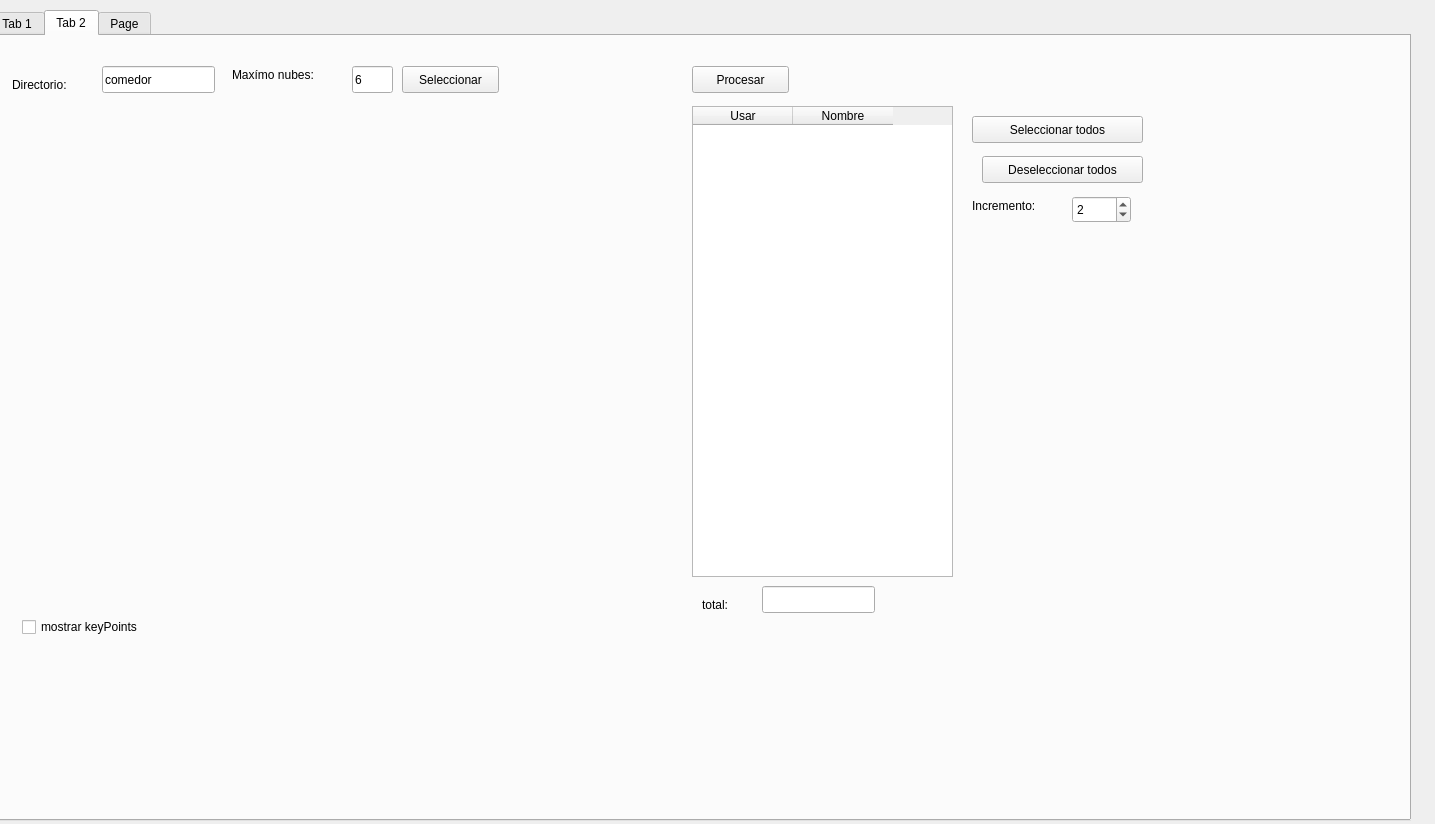
<?xml version="1.0" encoding="UTF-8"?>
<ui version="4.0">
 <class>Guetta</class>
 <widget class="QDialog" name="Guetta">
  <property name="geometry">
   <rect>
    <x>0</x>
    <y>0</y>
    <width>1435</width>
    <height>824</height>
   </rect>
  </property>
  <property name="windowTitle">
   <string>Guetta</string>
  </property>
  <widget class="QTabWidget" name="tabWidget">
   <property name="geometry">
    <rect>
     <x>-10</x>
     <y>10</y>
     <width>1421</width>
     <height>811</height>
    </rect>
   </property>
   <property name="currentIndex">
    <number>1</number>
   </property>
   <widget class="QWidget" name="tab">
    <attribute name="title">
     <string>Tab 1</string>
    </attribute>
    <widget class="QTabWidget" name="tabWidget_2">
     <property name="geometry">
      <rect>
       <x>1150</x>
       <y>130</y>
       <width>261</width>
       <height>301</height>
      </rect>
     </property>
     <property name="currentIndex">
      <number>0</number>
     </property>
     <widget class="QWidget" name="tab_3">
      <attribute name="title">
       <string>Tab 1</string>
      </attribute>
      <widget class="QLabel" name="label_7">
       <property name="geometry">
        <rect>
         <x>40</x>
         <y>20</y>
         <width>211</width>
         <height>17</height>
        </rect>
       </property>
       <property name="text">
        <string>Máximo nº keypoints</string>
       </property>
      </widget>
      <widget class="QLineEdit" name="lineEdit_maxKeyPoints">
       <property name="geometry">
        <rect>
         <x>90</x>
         <y>50</y>
         <width>81</width>
         <height>27</height>
        </rect>
       </property>
      </widget>
      <widget class="QLineEdit" name="lineEdit__maxKeyPointsAlineamiento">
       <property name="geometry">
        <rect>
         <x>90</x>
         <y>120</y>
         <width>81</width>
         <height>27</height>
        </rect>
       </property>
      </widget>
      <widget class="QLabel" name="label_8">
       <property name="geometry">
        <rect>
         <x>10</x>
         <y>90</y>
         <width>281</width>
         <height>20</height>
        </rect>
       </property>
       <property name="text">
        <string>Máximo nº keypoints alienamiento</string>
       </property>
      </widget>
      <widget class="QLineEdit" name="lineEdit_maxDistancia">
       <property name="geometry">
        <rect>
         <x>90</x>
         <y>200</y>
         <width>81</width>
         <height>27</height>
        </rect>
       </property>
      </widget>
      <widget class="QLabel" name="label_9">
       <property name="geometry">
        <rect>
         <x>20</x>
         <y>170</y>
         <width>211</width>
         <height>17</height>
        </rect>
       </property>
       <property name="text">
        <string>Máx distancia emparejamiento</string>
       </property>
      </widget>
      <widget class="QPushButton" name="pushButton_cambiar">
       <property name="geometry">
        <rect>
         <x>80</x>
         <y>240</y>
         <width>97</width>
         <height>27</height>
        </rect>
       </property>
       <property name="text">
        <string>Cambiar</string>
       </property>
      </widget>
     </widget>
     <widget class="QWidget" name="tab_4">
      <attribute name="title">
       <string>Tab 2</string>
      </attribute>
     </widget>
    </widget>
    <widget class="QLabel" name="label">
     <property name="geometry">
      <rect>
       <x>1150</x>
       <y>20</y>
       <width>67</width>
       <height>17</height>
      </rect>
     </property>
     <property name="text">
      <string>Cloud1: </string>
     </property>
    </widget>
    <widget class="QRadioButton" name="radioButton_narf">
     <property name="geometry">
      <rect>
       <x>1150</x>
       <y>90</y>
       <width>116</width>
       <height>22</height>
      </rect>
     </property>
     <property name="text">
      <string>NARF</string>
     </property>
     <property name="checked">
      <bool>false</bool>
     </property>
    </widget>
    <widget class="QWidget" name="gridLayoutWidget">
     <property name="geometry">
      <rect>
       <x>0</x>
       <y>0</y>
       <width>1141</width>
       <height>791</height>
      </rect>
     </property>
     <layout class="QGridLayout" name="gridLayout">
      <property name="sizeConstraint">
       <enum>QLayout::SetMaximumSize</enum>
      </property>
     </layout>
    </widget>
    <widget class="QCheckBox" name="checkBox_acumular">
     <property name="geometry">
      <rect>
       <x>1190</x>
       <y>760</y>
       <width>97</width>
       <height>22</height>
      </rect>
     </property>
     <property name="text">
      <string>Acumular</string>
     </property>
    </widget>
    <widget class="QGroupBox" name="groupBox">
     <property name="geometry">
      <rect>
       <x>1150</x>
       <y>450</y>
       <width>231</width>
       <height>281</height>
      </rect>
     </property>
     <property name="title">
      <string>Selección</string>
     </property>
     <widget class="QLabel" name="label_6">
      <property name="geometry">
       <rect>
        <x>10</x>
        <y>220</y>
        <width>141</width>
        <height>17</height>
       </rect>
      </property>
      <property name="text">
       <string>Distancia descriptor:</string>
      </property>
     </widget>
     <widget class="QLabel" name="label_5">
      <property name="geometry">
       <rect>
        <x>10</x>
        <y>160</y>
        <width>101</width>
        <height>17</height>
       </rect>
      </property>
      <property name="text">
       <string>Distancia xyz:</string>
      </property>
     </widget>
     <widget class="QLineEdit" name="lineEdit_distanceDescriptor">
      <property name="geometry">
       <rect>
        <x>10</x>
        <y>240</y>
        <width>201</width>
        <height>27</height>
       </rect>
      </property>
     </widget>
     <widget class="QLineEdit" name="lineEdit_keyPoint1">
      <property name="geometry">
       <rect>
        <x>10</x>
        <y>60</y>
        <width>201</width>
        <height>27</height>
       </rect>
      </property>
     </widget>
     <widget class="QLabel" name="label_4">
      <property name="geometry">
       <rect>
        <x>10</x>
        <y>100</y>
        <width>67</width>
        <height>17</height>
       </rect>
      </property>
      <property name="text">
       <string>KeyPoint2</string>
      </property>
     </widget>
     <widget class="QLabel" name="label_3">
      <property name="geometry">
       <rect>
        <x>10</x>
        <y>40</y>
        <width>67</width>
        <height>17</height>
       </rect>
      </property>
      <property name="text">
       <string>KeyPoint1</string>
      </property>
     </widget>
     <widget class="QLineEdit" name="lineEdit_distanceXYZ">
      <property name="geometry">
       <rect>
        <x>10</x>
        <y>180</y>
        <width>201</width>
        <height>27</height>
       </rect>
      </property>
     </widget>
     <widget class="QLineEdit" name="lineEdit_keyPoint2">
      <property name="geometry">
       <rect>
        <x>10</x>
        <y>120</y>
        <width>201</width>
        <height>27</height>
       </rect>
      </property>
     </widget>
    </widget>
    <widget class="QRadioButton" name="radioButton_surf">
     <property name="geometry">
      <rect>
       <x>1280</x>
       <y>90</y>
       <width>71</width>
       <height>22</height>
      </rect>
     </property>
     <property name="text">
      <string>SURF</string>
     </property>
    </widget>
    <widget class="QRadioButton" name="radioButton_sift">
     <property name="geometry">
      <rect>
       <x>1220</x>
       <y>90</y>
       <width>61</width>
       <height>22</height>
      </rect>
     </property>
     <property name="text">
      <string>SIFT</string>
     </property>
     <property name="checked">
      <bool>true</bool>
     </property>
    </widget>
    <widget class="QComboBox" name="comboBox2">
     <property name="geometry">
      <rect>
       <x>1220</x>
       <y>40</y>
       <width>171</width>
       <height>27</height>
      </rect>
     </property>
    </widget>
    <widget class="QLabel" name="label_2">
     <property name="geometry">
      <rect>
       <x>1150</x>
       <y>50</y>
       <width>67</width>
       <height>17</height>
      </rect>
     </property>
     <property name="text">
      <string>Cloud2:</string>
     </property>
    </widget>
    <widget class="QComboBox" name="comboBox1">
     <property name="geometry">
      <rect>
       <x>1220</x>
       <y>10</y>
       <width>171</width>
       <height>27</height>
      </rect>
     </property>
    </widget>
   </widget>
   <widget class="QWidget" name="tab_2">
    <attribute name="title">
     <string>Tab 2</string>
    </attribute>
    <widget class="QLabel" name="label_10">
     <property name="geometry">
      <rect>
       <x>20</x>
       <y>40</y>
       <width>91</width>
       <height>17</height>
      </rect>
     </property>
     <property name="text">
      <string>Directorio:</string>
     </property>
    </widget>
    <widget class="QLineEdit" name="lineEdit_directorio">
     <property name="geometry">
      <rect>
       <x>110</x>
       <y>30</y>
       <width>113</width>
       <height>27</height>
      </rect>
     </property>
     <property name="text">
      <string>comedor</string>
     </property>
    </widget>
    <widget class="QPushButton" name="pushButton_seleccionarDirectorio">
     <property name="geometry">
      <rect>
       <x>410</x>
       <y>30</y>
       <width>97</width>
       <height>27</height>
      </rect>
     </property>
     <property name="text">
      <string>Seleccionar</string>
     </property>
    </widget>
    <widget class="QPushButton" name="pushButton_procesar">
     <property name="geometry">
      <rect>
       <x>700</x>
       <y>30</y>
       <width>97</width>
       <height>27</height>
      </rect>
     </property>
     <property name="text">
      <string>Procesar</string>
     </property>
    </widget>
    <widget class="QWidget" name="gridLayoutWidget_2">
     <property name="geometry">
      <rect>
       <x>10</x>
       <y>70</y>
       <width>661</width>
       <height>491</height>
      </rect>
     </property>
     <layout class="QGridLayout" name="gridLayout_2">
      <property name="sizeConstraint">
       <enum>QLayout::SetMaximumSize</enum>
      </property>
     </layout>
    </widget>
    <widget class="QLabel" name="label_11">
     <property name="geometry">
      <rect>
       <x>240</x>
       <y>30</y>
       <width>111</width>
       <height>17</height>
      </rect>
     </property>
     <property name="text">
      <string>Maxímo nubes:</string>
     </property>
    </widget>
    <widget class="QLabel" name="label_12">
     <property name="geometry">
      <rect>
       <x>980</x>
       <y>160</y>
       <width>81</width>
       <height>20</height>
      </rect>
     </property>
     <property name="text">
      <string>Incremento:</string>
     </property>
    </widget>
    <widget class="QLineEdit" name="lineEdit_maxNubes">
     <property name="geometry">
      <rect>
       <x>360</x>
       <y>30</y>
       <width>41</width>
       <height>27</height>
      </rect>
     </property>
     <property name="text">
      <string>6</string>
     </property>
    </widget>
    <widget class="QLabel" name="label_13">
     <property name="geometry">
      <rect>
       <x>710</x>
       <y>560</y>
       <width>67</width>
       <height>17</height>
      </rect>
     </property>
     <property name="text">
      <string>total:</string>
     </property>
    </widget>
    <widget class="QLineEdit" name="lineEdit_total">
     <property name="geometry">
      <rect>
       <x>770</x>
       <y>550</y>
       <width>113</width>
       <height>27</height>
      </rect>
     </property>
    </widget>
    <widget class="QTableWidget" name="tableWidget_clouds">
     <property name="geometry">
      <rect>
       <x>700</x>
       <y>70</y>
       <width>261</width>
       <height>471</height>
      </rect>
     </property>
     <column>
      <property name="text">
       <string>Usar</string>
      </property>
     </column>
     <column>
      <property name="text">
       <string>Nombre</string>
      </property>
     </column>
    </widget>
    <widget class="QPushButton" name="pushButton_allselect">
     <property name="geometry">
      <rect>
       <x>980</x>
       <y>80</y>
       <width>171</width>
       <height>27</height>
      </rect>
     </property>
     <property name="text">
      <string>Seleccionar todos</string>
     </property>
    </widget>
    <widget class="QPushButton" name="pushButton_allunselect">
     <property name="geometry">
      <rect>
       <x>990</x>
       <y>120</y>
       <width>161</width>
       <height>27</height>
      </rect>
     </property>
     <property name="text">
      <string>Deseleccionar todos</string>
     </property>
    </widget>
    <widget class="QSpinBox" name="spinBox_incremento">
     <property name="geometry">
      <rect>
       <x>1080</x>
       <y>160</y>
       <width>59</width>
       <height>27</height>
      </rect>
     </property>
     <property name="value">
      <number>2</number>
     </property>
    </widget>
    <widget class="QCheckBox" name="checkBox">
     <property name="geometry">
      <rect>
       <x>30</x>
       <y>580</y>
       <width>161</width>
       <height>22</height>
      </rect>
     </property>
     <property name="text">
      <string>mostrar keyPoints</string>
     </property>
    </widget>
   </widget>
   <widget class="QWidget" name="tab_5">
    <attribute name="title">
     <string>Page</string>
    </attribute>
    <widget class="QWidget" name="gridLayoutWidget_3">
     <property name="geometry">
      <rect>
       <x>70</x>
       <y>30</y>
       <width>591</width>
       <height>461</height>
      </rect>
     </property>
     <layout class="QGridLayout" name="gridLayout_3"/>
    </widget>
   </widget>
  </widget>
 </widget>
 <resources/>
 <connections/>
</ui>
